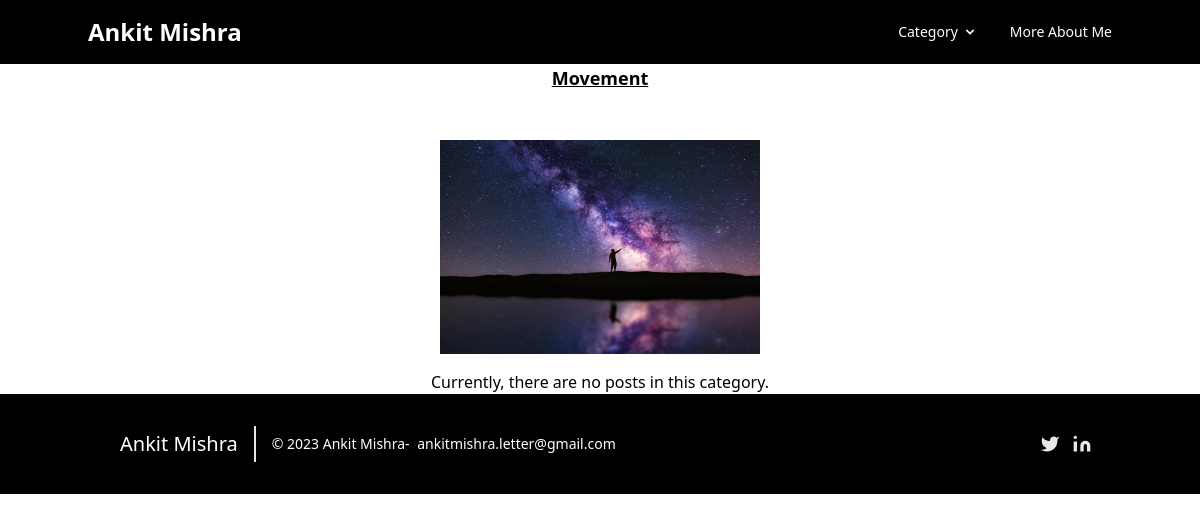
/category/movement, run on the app's committed database.
### blog/models.py (models this page shows, shortened)
class Category(models.Model):
    cat_id = models.AutoField(primary_key=True)
    title = models.CharField(max_length=100)
    description = models.TextField()
    url = models.CharField(max_length=100)
    image = models.ImageField(upload_to='category/')
    add_date = models.DateTimeField(auto_now_add=True,null=True)

### blog/views.py (the view)
# urls.py: path('category/<slug:url>',category),
def category(request,url):
    category = Category.objects.get(url=url)
    posts = Post.objects.filter(cat=category)
    return render(request,"Category.html",{'cat':category,'posts':posts})

### template/Category.html (shortened to what this page needs)
{%extends 'base.html' %}
{%block content%}
<div class="container-custom">
    <h2 class="text-center text-lg font-bold underline">{{ cat.title }}</h2>
    <br> <br>
    <div class="flex justify-center">
        <img src="/media/{{ cat.image }}" class="w-80 max-h-250 object-cover" alt="">
    </div>
    <div class="flex flex-col items-center">
        {% for p in posts %}
        <a href="/insider/{{ p.url }}" class="block mt-4 px-4 py-2 border border-gray-300 rounded hover:bg-gray-100">{{ p.title }}</a>
        {% empty %}
        <h3 class="mt-4">Currently, there are no posts in this category.</h3>
        {% endfor %}
    </div>
</div>
{%endblock%}

### data on the page
Category: title "Movement", image (picture)
